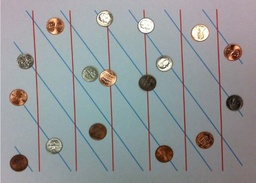
#> input picture original_imgs/hough.jpg, 256 x 183 px, shrunk from 666 x 477 before the run
$ python hough.py
#> lines starting #> are read from the running program, lines starting #| are printed output that depends on the picture; after the words box and inside, x2 and y2 are one past the last pixel; in counts of white or black regions, pixels touching at a corner belong together
import cv2
import numpy as np
from matplotlib import pyplot as plt

def get_Max(matrix):
    largest_num = matrix[0][0]
    for row_idx, row in enumerate(matrix):
        for col_idx, num in enumerate(row):
            if num > largest_num:
                largest_num = num

    return largest_num


def Normalise_Matrix(Matrix):
    row = len(Matrix)
    col = len(Matrix[0])
    MAX_VALUE = get_Max(Matrix)
    for i in range(row):
        for j in range(col):
            Matrix[i][j] = (Matrix[i][j]/MAX_VALUE)*255

    return Matrix


def initialise_matrix(row, col):
    matrix = [[0 for x in range(col)] for y in range(row)]
    return matrix


def elem_wise_multiple(MAT_A, MAT_B, row, col):
    MAT = initialise_matrix(3, 3)
    for i in range(row):
        for j in range(col):
            MAT[i][j] = MAT_A[i][j] * MAT_B[i][j]
    return MAT

def sum_of_elems(MAT):
    value = 0
    row = len(MAT)
    col = len(MAT[0])
    for i in range(row):
        for j in range(col):
            value = value + MAT[i][j]

    return value

# funtion to get 3*3 matrix based on its position
def get_3_cross3(matrix, row, col):
    MAT = initialise_matrix(3, 3)
    if row == 0 or col == 0:
        MAT[0][0] = 0
    else:
        MAT[0][0] = matrix[row-1][col-1]

    if row == 0:
        MAT[0][1] = 0
    else:
        MAT[0][1] = matrix[row-1][col]

    if row == 0 or col == len(matrix[0])-1:
        MAT[0][2] = 0
    else:
        MAT[0][2] = matrix[row-1][col+1]

    if col == 0:
        MAT[1][0] = 0
    else:
        MAT[1][0] = matrix[row][col-1]

    MAT[1][1] = matrix[row][col]

    if col == len(matrix[0])-1:
        MAT[1][2] = 0
    else:
        MAT[1][2] = matrix[row][col+1]

    if row == len(matrix)-1 or col == 0:
        MAT[2][0] = 0
    else:
        MAT[2][0] = matrix[row+1][col-1]

    if row == len(matrix)-1:
        MAT[2][1] = 0
    else:
        MAT[2][1] = matrix[row+1][col]

    if row == len(matrix)-1 or col == len(matrix[0])-1:
        MAT[2][2] = 0
    else:
        MAT[2][2] = matrix[row+1][col+1]

    return MAT


def detectEdges(image):

    INPUT_IMAGE = cv2.cvtColor(image,cv2.COLOR_BGR2GRAY)

    # cv.namedWindow("Input Image")
    # cv.imshow('Image',inputim)
    # cv.waitKey(0)
    print(INPUT_IMAGE.shape)


    # Initialise the Gx and  Gy matrix
    Gx = [[1, 0, -1],
    [2, 0, -2],
    [1, 0, -1]]
    Gy = [[1, 2, 1],
    [0, 0, 0],
    [-1, -2, -1]]

    rows = len(INPUT_IMAGE)
    cols = len(INPUT_IMAGE[0])
    INPUTXEDGE = initialise_matrix(rows, cols)
    NUM_MAT = initialise_matrix(rows, cols)
    INPUTYEDGE = initialise_matrix(rows, cols)

    # loop through the matrices and calculate Gx * Input
    for i in range(rows):
        for j in range(cols):
            THREE_CROSS_THREE = get_3_cross3(INPUT_IMAGE, i, j)
            OUTPUT = elem_wise_multiple(Gx, THREE_CROSS_THREE, 3, 3)
            INPUTXEDGE[i][j] = sum_of_elems(OUTPUT)

    for i in range(rows):
        for j in range(cols):
            THREE_CROSS_THREE = get_3_cross3(INPUT_IMAGE, i, j)
            OUTPUT = elem_wise_multiple(Gy, THREE_CROSS_THREE, 3, 3)
            INPUTYEDGE[i][j] = sum_of_elems(OUTPUT)

    OP = initialise_matrix(rows, cols)

    for i in range(rows):
        for j in range(cols):
            OP[i][j] = (((INPUTXEDGE[i][j]**2)+(INPUTYEDGE[i][j]**2))**0.5)

    INPUTXEDGE = Normalise_Matrix(INPUTXEDGE)
    INPUTYEDGE = Normalise_Matrix(INPUTYEDGE)
    OP = Normalise_Matrix(OP)

    INPUTXEDGE = np.asarray(INPUTXEDGE)
    INPUTYEDGE = np.asarray(INPUTYEDGE)
    OP = np.asarray(OP)

    print("edge detected")
    return OP

def hough_line(img):
      # Rho and Theta ranges
  thetas = np.deg2rad(np.arange(-90.0, 90.0))
  width, height = img.shape
  diag_len = np.ceil(np.sqrt(width * width + height * height))   # max_dist
  rhos = np.linspace(-diag_len, diag_len, diag_len * 2.0)

  # Cache some resuable values
  cos_t = np.cos(thetas)
  sin_t = np.sin(thetas)
  num_thetas = len(thetas)

  # Hough accumulator array of theta vs rho
  accumulator = np.zeros((2 * diag_len, num_thetas))
  y_idxs, x_idxs = np.nonzero(img)  # (row, col) indexes to edges

  # Vote in the hough accumulator
  for i in range(len(x_idxs)):
    x = x_idxs[i]
    y = y_idxs[i]

    for t_idx in range(num_thetas):
      # Calculate rho. diag_len is added for a positive index
      rho = round(x * cos_t[t_idx] + y * sin_t[t_idx]) + diag_len
      accumulator[rho, t_idx] += 1

  return accumulator, thetas, rhos


img = cv2.imread('original_imgs/hough.jpg')
#> img is the input picture: shape (183, 256, 3); mean B, G, R 152.8, 150.8, 147.3
hsv_img = cv2.cvtColor(img,cv2.COLOR_BGR2HSV)
#> hsv_img: shape (183, 256, 3); mean H, S, V 97.4, 31.5, 158.7
lower_red = np.array([170,50,50])
upper_red = np.array([180,255,255])
mask1 = cv2.inRange(hsv_img, lower_red, upper_red)
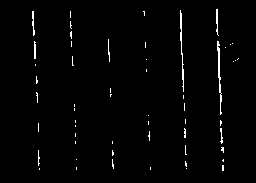
#> mask1: shape (183, 256); 1.5% white in thin lines or dots, all inside (x1, y1, x2, y2) = (32, 9, 239, 171)

output_hsv = hsv_img.copy()
output_hsv[np.where(mask1==0)] = 0
#> output_hsv: shape (183, 256, 3); mean H, S, V 2.7, 1.1, 2

cv2.imwrite("onlyred.jpg",output_hsv)
edges = detectEdges(output_hsv)
#| (183, 256)
#> in detectEdges, `rows = len(INPUT_IMAGE)`: rows = 183
#> in detectEdges, `cols = len(INPUT_IMAGE[0])`: cols = 256
#> in detectEdges, `INPUTXEDGE = initialise_matrix(rows, cols)`: INPUTXEDGE = 183 items
#> the loop in detectEdges, `for i in range(rows):` made 183 passes
#> in detectEdges, `INPUTXEDGE = np.asarray(INPUTXEDGE)`:
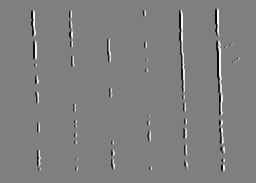
#> INPUTXEDGE: shape (183, 256) float64; min -255, max 255, mean 0; drawn with min black and max white
#> in detectEdges, `INPUTYEDGE = np.asarray(INPUTYEDGE)`:
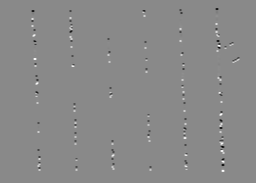
#> INPUTYEDGE: shape (183, 256) float64; min -300.1, max 255, mean 0; drawn with min black and max white
#> in detectEdges, `OP = np.asarray(OP)`:
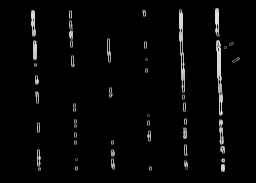
#> OP: shape (183, 256) float64; min 0, max 255, mean 6.5

cv2.imwrite("edge.jpg",edges)
#> (the run stopped early here; a loop or call above may not have finished)
